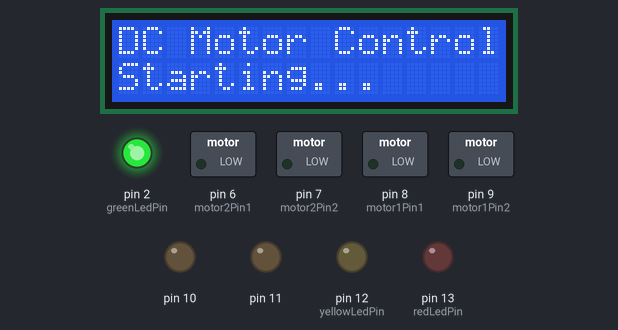
The program below on a simulated Arduino Uno, built with avr-gcc and run on an emulated ATmega328P. Parts: 16×2 character LCD, switched loads named in the program (green lamp = pin HIGH), output pins drawn as LEDs (lit = HIGH). What the program prints to the serial monitor is not drawn.

Above: at 0.5 s.
At 2.74 s:
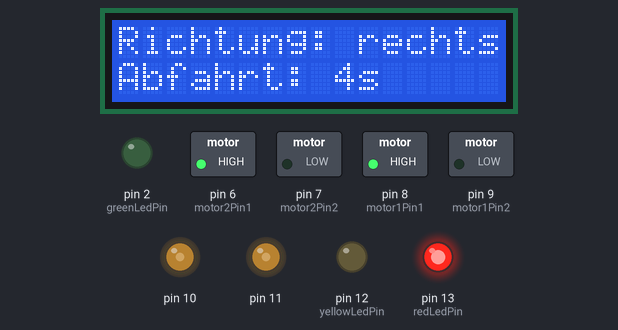
At 7.64 s:
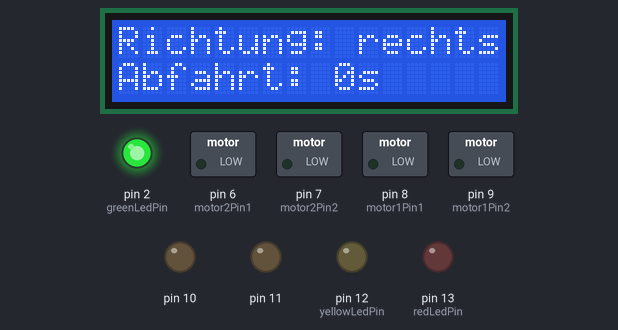
At 17.75 s:
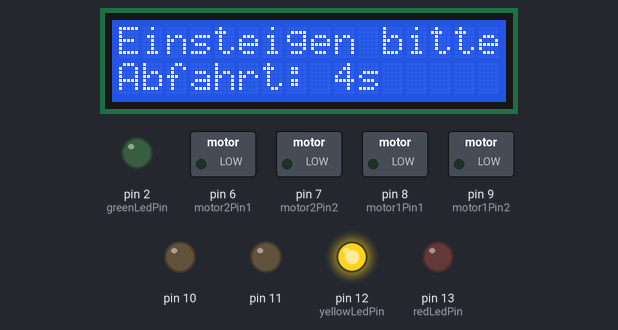
At 22.8 s:
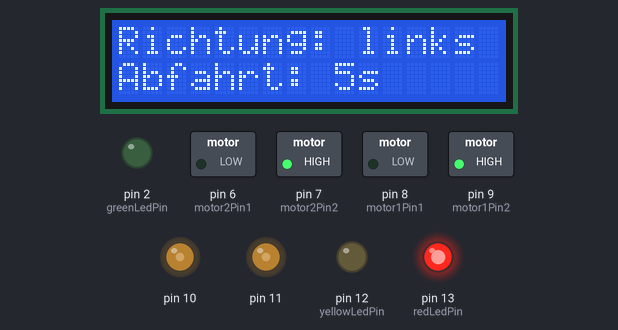
At 31.7 s:
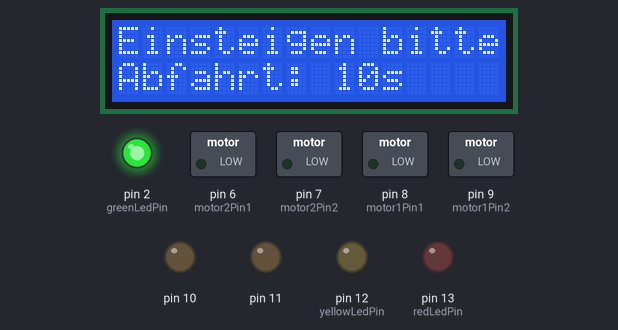
Timing chart, 0 to 39.1 s (numbered marks = the images above):
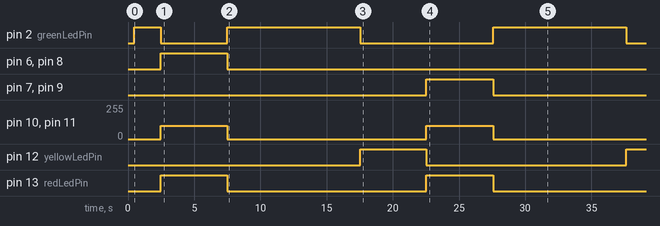

The program:

main.cpp
```cpp
/*
 * DC Motor Control with Arduino Uno
 *
 * This sketch controls two DC motors using L298N driver,
 * displays information on a 1602 LCD with I2C interface,
 * and uses three LEDs for status indication.
 *
 * Components:
 * - Arduino Uno
 * - L298N Motor Driver
 * - Two DC motors (2-wire)
 * - 1602 LCD with I2C interface
 * - Three LEDs (red, yellow, green)
 */

#include <Arduino.h>
#include <Wire.h>
#include <LiquidCrystal_I2C.h>
#include "MotorControl.h"

// Define motor control pins for L298N
// Motor 1 pins
const int motor1Pin1 = 8;    // IN1
const int motor1Pin2 = 9;    // IN2
const int motor1Enable = 10; // ENA

// Motor 2 pins
const int motor2Pin1 = 6;    // IN3
const int motor2Pin2 = 7;    // IN4
const int motor2Enable = 11; // ENB

// Create motor control objects
MotorControl motor1(motor1Pin1, motor1Pin2, motor1Enable);
MotorControl motor2(motor2Pin1, motor2Pin2, motor2Enable);

// Initialize the LCD with I2C address (may need to be changed for your specific LCD)
// Common addresses are 0x27 and 0x3F
LiquidCrystal_I2C lcd(0x27, 16, 2);  // set the LCD address to 0x27 for a 16 chars and 2 line display

// LED pins
const int redLedPin = 13;     // Running LED
const int yellowLedPin = 12;  // Half-time warning LED
const int greenLedPin = 2;    // Completed LED

// Operation parameters
const int motorSpeed = 100;    // Speed (0-255 for PWM)
const long directionTime = 5000; // Time to run in each direction (5 seconds)
const long waitTime = 15000; // Time to wait before starting (2 seconds)

// Timer variables
unsigned long lastDirectionChange;
bool isForwardDirection = true;
bool isRunning = false;
bool isWaiting = false; // New flag to track waiting phase

// Function declarations
void scanI2CDevices();
void runMotors(bool forward);
void startMotors();
void changeDirection();
void stopMotors();
void startWaiting();

void setup() {
  // Set LED pins as outputs
  pinMode(redLedPin, OUTPUT);
  pinMode(yellowLedPin, OUTPUT);
  pinMode(greenLedPin, OUTPUT);

  // Initialize motor controllers
  motor1.init();
  motor2.init();

  // Initialize serial communication first for debugging
  Serial.begin(9600);
  Serial.println("DC Motor Control System Ready");
  Serial.println("Scanning for I2C devices...");

  // Initialize I2C
  Wire.begin();
  scanI2CDevices();

  // Initialize the LCD with a more robust approach
  delay(100);  // Give the LCD time to power up
  lcd.init();
  delay(100);  // Short delay after init
  lcd.backlight();
  delay(50);

  // Clear the display and reset cursor
  lcd.clear();
  delay(50);

  // Display startup message
  lcd.setCursor(0, 0);
  lcd.print("DC Motor Control");
  lcd.setCursor(0, 1);
  lcd.print("Starting...");

  // Set initial LED state - green on (ready), others off
  digitalWrite(redLedPin, LOW);
  digitalWrite(yellowLedPin, LOW);
  digitalWrite(greenLedPin, HIGH);

  // Start the motors after a 2-second delay
  delay(2000);
  startMotors();
}

void loop() {
  if (isRunning) {
    // Check elapsed time
    unsigned long currentTime = millis();
    unsigned long elapsedTime = currentTime - lastDirectionChange;

    if (isWaiting) {
      // Display waiting status on LCD - more carefully formatted
      lcd.clear();  // Clear display first to avoid artifacts
      delay(5);     // Short delay after clear

      lcd.setCursor(0, 0);
      lcd.print("Einsteigen bitte");  // Shortened to avoid overflow

      lcd.setCursor(0, 1);
      lcd.print("Abfahrt: ");
      int countdown = (waitTime - elapsedTime) / 1000;
      lcd.print(countdown);
      lcd.print("s   ");  // Extra spaces to clear any remaining characters

      // LED control - green until last 5 seconds, then yellow
      if ((waitTime - elapsedTime) <= 5000) {
        // Last 5 seconds of waiting - yellow LED on
        digitalWrite(redLedPin, LOW);
        digitalWrite(yellowLedPin, HIGH);
        digitalWrite(greenLedPin, LOW);
      } else {
        // Normal waiting - green LED on
        digitalWrite(redLedPin, LOW);
        digitalWrite(yellowLedPin, LOW);
        digitalWrite(greenLedPin, HIGH);
      }

      // Check if wait time has passed
      if (elapsedTime >= waitTime) {
        // Resume motors in the new direction
        isWaiting = false;
        lastDirectionChange = millis(); // Reset timer
        runMotors(isForwardDirection);

        // Motors running - red LED on
        digitalWrite(redLedPin, HIGH);
        digitalWrite(yellowLedPin, LOW);
        digitalWrite(greenLedPin, LOW);

        Serial.println("Abfahrt");
      }
    } else {
      // Only update the display every 500ms to prevent flickering
      static unsigned long lastDisplayUpdate = 0;
      if (currentTime - lastDisplayUpdate >= 500) {
        lastDisplayUpdate = currentTime;

        lcd.clear();
        delay(5);

        // Display running status on LCD
        lcd.setCursor(0, 0);
        if (isForwardDirection) {
          lcd.print("Richtung: rechts");
        } else {
          lcd.print("Richtung: links");
        }

        lcd.setCursor(0, 1);
        lcd.print("Abfahrt: ");
        int countdown = (directionTime - elapsedTime) / 1000;
        lcd.print(countdown);
        lcd.print("s   ");
      }

      // Motors running - red LED on
      digitalWrite(redLedPin, HIGH);
      digitalWrite(yellowLedPin, LOW);
      digitalWrite(greenLedPin, LOW);

      // Check if direction change time has passed
      if (elapsedTime >= directionTime) {
        changeDirection();
      }
    }
  }
}

void runMotors(bool forward) {
  if (forward) {
    // Run both motors in forward direction
    motor1.forward(motorSpeed);
    motor2.forward(motorSpeed);
    Serial.println("Motors running forward");
  } else {
    // Run both motors in reverse direction
    motor1.reverse(motorSpeed);
    motor2.reverse(motorSpeed);
    Serial.println("Motors running reverse");
  }
}

void startMotors() {
  // Start timer
  lastDirectionChange = millis();
  isForwardDirection = true;
  isRunning = true;
  isWaiting = false;

  // Update LEDs - red on (running), others off
  digitalWrite(redLedPin, HIGH);
  digitalWrite(yellowLedPin, LOW);
  digitalWrite(greenLedPin, LOW);

  // Run motors in initial (forward) direction
  runMotors(isForwardDirection);

  Serial.println("Motors started in forward direction");
}

void changeDirection() {
  // Toggle direction
  isForwardDirection = !isForwardDirection;

  // First stop the motors and start waiting
  startWaiting();

  Serial.print("Direction changed to: ");
  Serial.println(isForwardDirection ? "forward" : "reverse");
}

void startWaiting() {
  // Stop the motors during the waiting period
  motor1.stop();
  motor2.stop();

  // Set waiting flag and update timer
  isWaiting = true;
  lastDirectionChange = millis();

  // Update green LED to indicate waiting (initial waiting phase)
  digitalWrite(redLedPin, LOW);
  digitalWrite(yellowLedPin, LOW);
  digitalWrite(greenLedPin, HIGH);

  Serial.println("Motors paused, waiting before changing direction");
}

void stopMotors() {
  isRunning = false;

  // Stop both motors
  motor1.stop();
  motor2.stop();

  // Update LEDs - green on (completed)
  digitalWrite(redLedPin, LOW);
  digitalWrite(yellowLedPin, LOW);
  digitalWrite(greenLedPin, HIGH);

  // Update LCD
  lcd.clear();
  lcd.setCursor(0, 0);
  lcd.print("Operation");
  lcd.setCursor(0, 1);
  lcd.print("Completed");

  Serial.println("Motors stopped");
}

void scanI2CDevices() {
  byte error, address;
  int deviceCount = 0;

  Serial.println("Scanning for I2C devices...");

  for(address = 1; address < 127; address++) {
    Wire.beginTransmission(address);
    error = Wire.endTransmission();

    if (error == 0) {
      Serial.print("I2C device found at address 0x");
      if (address < 16) {
        Serial.print("0");
      }
      Serial.print(address, HEX);
      Serial.println();

      deviceCount++;
    }
  }

  if (deviceCount == 0) {
    Serial.println("No I2C devices found!");
  } else {
    Serial.print("Found ");
    Serial.print(deviceCount);
    Serial.println(" I2C device(s)");
  }
}
```

Measured:
- by itself, pin 2 (greenLedPin): goes LOW 5.0 s, HIGH 10.1 s, LOW 10.0 s, HIGH 10.1 s, then LOW
- by itself, pin 6 (motor2Pin1), pin 8 (motor1Pin1): HIGH → LOW at 7.5 s
- by itself, pin 7 (motor2Pin2), pin 9 (motor1Pin2): LOW → HIGH at 22.5 s, → LOW 5.0 s later
- by itself, pin 10, pin 11: 100/255 → 0/255 at 7.5 s, → 100/255 15.1 s later, → 0/255 5.0 s later
- by itself, pin 12 (yellowLedPin): LOW → HIGH at 17.5 s, → LOW 5.0 s later, → HIGH 15.1 s later
- by itself, pin 13 (redLedPin): HIGH → LOW at 7.5 s, → HIGH 15.1 s later, → LOW 5.0 s later
- what the display in image 0 shows lasts 2.0 s, from 0.5 s to 2.5 s
